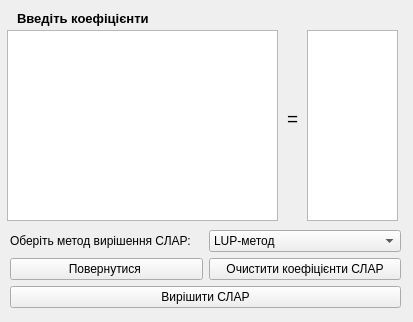
<?xml version="1.0" encoding="UTF-8"?>
<ui version="4.0">
 <class>EnterNumSLAR</class>
 <widget class="QWidget" name="EnterNumSLAR">
  <property name="geometry">
   <rect>
    <x>0</x>
    <y>0</y>
    <width>413</width>
    <height>322</height>
   </rect>
  </property>
  <property name="windowTitle">
   <string>Введення коефіцієнтів</string>
  </property>
  <widget class="QTableWidget" name="VectorCoef">
   <property name="geometry">
    <rect>
     <x>307</x>
     <y>30</y>
     <width>91</width>
     <height>191</height>
    </rect>
   </property>
  </widget>
  <widget class="QLabel" name="label_3">
   <property name="geometry">
    <rect>
     <x>17</x>
     <y>10</y>
     <width>161</width>
     <height>16</height>
    </rect>
   </property>
   <property name="font">
    <font>
     <pointsize>10</pointsize>
     <bold>true</bold>
    </font>
   </property>
   <property name="text">
    <string>Введіть коефіцієнти</string>
   </property>
  </widget>
  <widget class="QLabel" name="label_2">
   <property name="geometry">
    <rect>
     <x>287</x>
     <y>110</y>
     <width>16</width>
     <height>16</height>
    </rect>
   </property>
   <property name="font">
    <font>
     <pointsize>14</pointsize>
    </font>
   </property>
   <property name="text">
    <string>=</string>
   </property>
  </widget>
  <widget class="QTableWidget" name="MatrixCoef">
   <property name="geometry">
    <rect>
     <x>7</x>
     <y>30</y>
     <width>271</width>
     <height>191</height>
    </rect>
   </property>
  </widget>
  <widget class="QWidget" name="layoutWidget">
   <property name="geometry">
    <rect>
     <x>10</x>
     <y>230</y>
     <width>391</width>
     <height>81</height>
    </rect>
   </property>
   <layout class="QGridLayout" name="gridLayout">
    <item row="0" column="0">
     <widget class="QLabel" name="label">
      <property name="text">
       <string>Оберіть метод вирішення СЛАР:</string>
      </property>
     </widget>
    </item>
    <item row="1" column="0">
     <widget class="QPushButton" name="ReturnBack">
      <property name="text">
       <string>Повернутися </string>
      </property>
     </widget>
    </item>
    <item row="0" column="1">
     <widget class="QComboBox" name="Methods">
      <item>
       <property name="text">
        <string>LUP-метод</string>
       </property>
      </item>
      <item>
       <property name="text">
        <string>Метод обертання</string>
       </property>
      </item>
      <item>
       <property name="text">
        <string>Метод Гауса-Халецького</string>
       </property>
      </item>
     </widget>
    </item>
    <item row="1" column="1">
     <widget class="QPushButton" name="ClearAll">
      <property name="text">
       <string>Очистити коефіцієнти СЛАР</string>
      </property>
     </widget>
    </item>
    <item row="2" column="0" colspan="2">
     <widget class="QPushButton" name="SolveEquation">
      <property name="text">
       <string>Вирішити СЛАР</string>
      </property>
     </widget>
    </item>
   </layout>
  </widget>
 </widget>
 <resources/>
 <connections/>
</ui>
